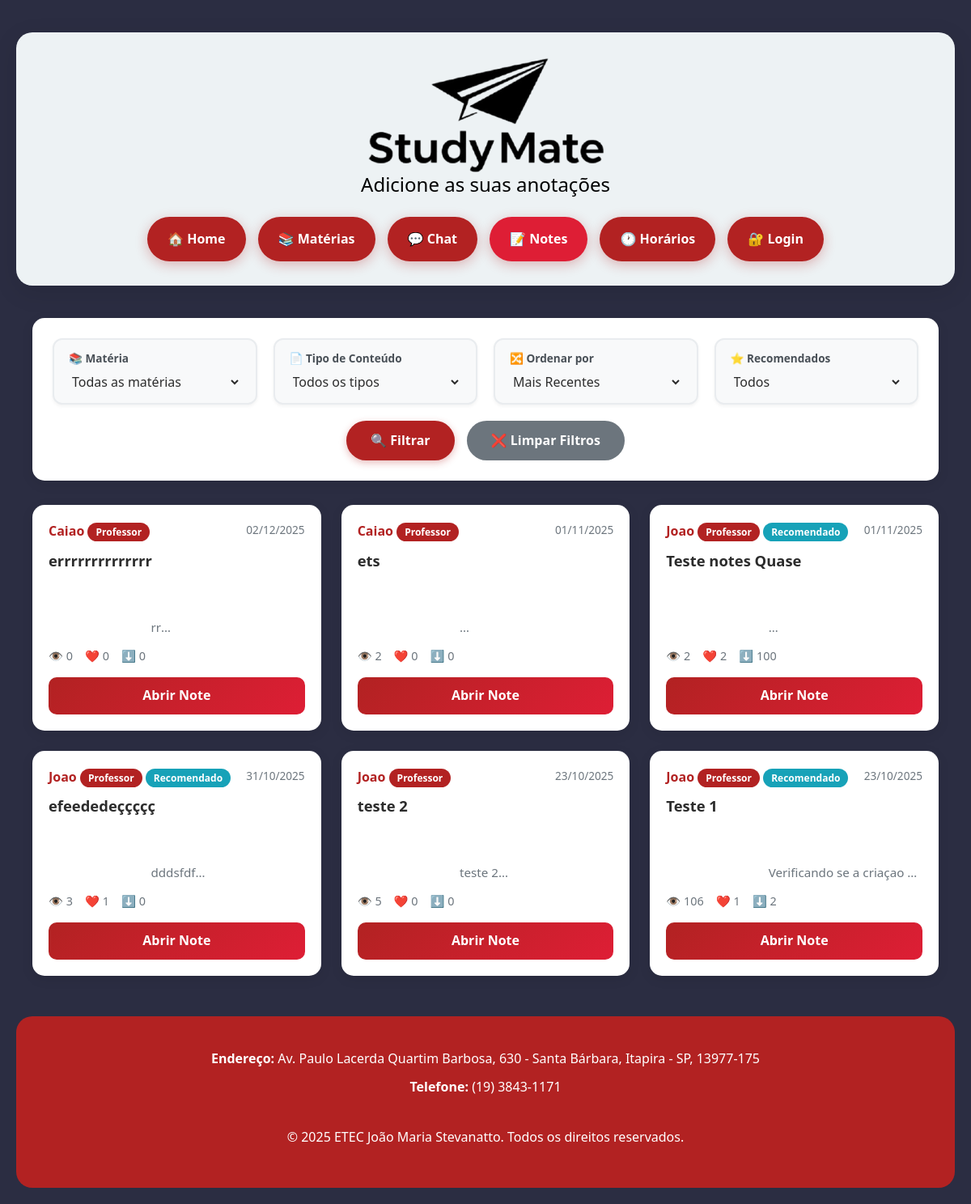
The app's page /notes/ with its own data.
### notes/models.py (models this page shows, shortened)
class Note(models.Model):
    FILE_TYPES = [
        ('DOC', 'Documento Word'),
        ('PDF', 'PDF'),
        ('PPT', 'Apresentação'),
        ('LINK', 'Link Externo'),
    ]
    author = models.ForeignKey(User, on_delete=models.CASCADE, related_name='notes', verbose_name='Autor')
    title = models.CharField(max_length=50, verbose_name='Título')
    description = models.TextField(max_length=400, blank=True, verbose_name='Descrição')
    file_type = models.CharField(max_length=10, choices=FILE_TYPES, verbose_name='Tipo')
    file = models.FileField(
        upload_to='notes_files/',
        null=True,
        blank=True,
        validators=[validate_file_size, validate_file_extension],
        verbose_name='Arquivo'
    )
    link = models.URLField(null=True, blank=True, verbose_name='Link')
    subject_new = models.ForeignKey(
        Materia,
        on_delete=models.SET_NULL,
        null=True,
        blank=True,
        verbose_name='Matéria',
        related_name='notes'
    )
    is_recommended = models.BooleanField(default=False, verbose_name='Recomendado')
    created_at = models.DateTimeField(default=timezone.now, verbose_name='Criado em')
    views = models.PositiveIntegerField(default=0, db_index=True, verbose_name='Visualizações')
    likes = models.PositiveIntegerField(default=0, db_index=True, verbose_name='Curtidas')
    downloads = models.PositiveIntegerField(default=0, db_index=True, verbose_name='Downloads')
    class Meta:
        ordering = ['-is_recommended', '-likes', '-views', '-downloads', '-created_at']
        verbose_name = 'Note'
        verbose_name_plural = 'Notes'
        indexes = [
            models.Index(fields=['-likes', '-views']),
            models.Index(fields=['subject_new']),
            models.Index(fields=['-created_at']),
        ]

### accounts/models.py (models this page shows, shortened)
class User(AbstractUser):
    USER_TYPE_CHOICES = (
        ('admin', 'Administrador'),
        ('professor', 'Professor'),
        ('aluno', 'Aluno'),  # Atualizado de 'estudante' para 'aluno'
    )
    user_type = models.CharField(
        max_length=20,
        choices=USER_TYPE_CHOICES,
        default='aluno',  # Atualizado
        verbose_name='Tipo de Usuário'
    )
    matricula = models.CharField(max_length=20, blank=True, null=True, verbose_name='Matrícula')
    telefone = models.CharField(max_length=15, blank=True, null=True, verbose_name='Telefone')
    first_login = models.BooleanField(default=True, verbose_name='Primeiro Login')
    class Meta:
        verbose_name = 'Usuário'
        verbose_name_plural = 'Usuários'

### notes/views.py (the view)
# urls.py: path('', views.notes_list, name='list'),
def notes_list(request):
    qs = Note.objects.select_related('author', 'subject_new').prefetch_related('comments')
    subject = request.GET.get('subject', '')
    file_type = request.GET.get('file_type', '')
    order = request.GET.get('order', 'recent')
    recommended = request.GET.get('recommended', '')
    if subject:
        qs = qs.filter(subject_new_id=subject)
    if file_type:
        qs = qs.filter(file_type=file_type)
    if recommended == 'true':
        qs = qs.filter(is_recommended=True)
    ordering_map = {
        'recent': '-created_at',
        'likes': '-likes',
        'views': '-views',
        'downloads': '-downloads'
    }
    qs = qs.order_by(ordering_map.get(order, '-created_at'))
    paginator = Paginator(qs, 12)
    page_number = request.GET.get('page', 1)
    page_obj = paginator.get_page(page_number)
    materias = Materia.objects.all().order_by('nome')
    context = {
        'page_obj': page_obj,
        'materias': materias,
        'file_types': Note.FILE_TYPES,
        'current_subject': subject,
        'current_file_type': file_type,
        'current_order': order,
    }
    return render(request, 'notes/notes_list.html', context)

### notes/templates/notes/notes_list.html (shortened to what this page needs)
<!DOCTYPE html>
<html lang="pt-br">
<head>
    {% load static %}
    <link href="https://cdn.jsdelivr.net/npm/bootstrap@5.3.0/dist/css/bootstrap.min.css" rel="stylesheet">
</head>
<body>
    <div class="container1">
        <div class="header">
            <img src="{% static 'study/img/logoStudyMate.png' %}" height="144px" width="293" alt="StudyMate Logo">
            <h4>Adicione as suas anotações</h4>
            <div class="nav">
                <a href="{% url 'study:home' %}">🏠 Home</a>
                <a href="{% url 'materias:home' %}" class="nav-btn">📚 Matérias</a>
                <a href="{% url 'chat:lista' %}">💬 Chat</a>
                <a href="{% url 'notes:list' %}" class="active">📝 Notes</a>
                <a href="{% url 'horarios:home' %}">🕐 Horários</a>
                {% if user.is_authenticated %}
                    <a href="{% url 'perfil:perfil' %}">👤 Perfil</a>
                {% else %}
                    <a href="{% url 'accounts:login' %}">🔐 Login</a>
                {% endif %}
            </div>
        </div>
        <div class="container">
            <div class="filters-section">
                <form method="get" id="filterForm">
                    <div class="filter-row">
                        <div class="filter-box">
                            <label>📚 Matéria</label>
                            <select name="subject" id="subjectFilter" class="filter-field">
                                <option value="">Todas as matérias</option>
                            </select>
                        </div>
                        <div class="filter-box">
                            <label>📄 Tipo de Conteúdo</label>
                            <select name="file_type" id="typeFilter" class="filter-field">
                                <option value="">Todos os tipos</option>
                            </select>
                        </div>
                        <div class="filter-box">
                            <label>🔀 Ordenar por</label>
                            <select name="order" id="orderFilter" class="filter-field">
                                <option value="recent" {% if current_order == 'recent' %}selected{% endif %}>Mais Recentes</option>
                            </select>
                        </div>
                        <div class="filter-box">
                            <label>⭐ Recomendados</label>
                            <select name="recommended" id="recommendedFilter" class="filter-field">
                                <option value="">Todos</option>
                            </select>
                        </div>
                    </div>
                    <div class="filter-actions" id="filterActions">
                        <button type="submit" class="btn-filter" id="btnFiltrar">🔍 Filtrar</button>
                        <a href="{% url 'notes:list' %}" class="btn-clear" id="btnLimpar">❌ Limpar Filtros</a>
                    </div>
                </form>
            </div>
            <div class="notes-grid">
                {% for note in page_obj %}
                    <div class="note-card">
                        <div class="note-header">
                            <div>
                                <span class="note-author">{{ note.author.username }}</span>
                                {% if note.author.user_type == 'professor' or note.author.is_staff %}
                                    <span class="badge-professor">Professor</span>
                                {% endif %}
                                {% if note.is_recommended %}
                                    <span class="badge-recommended">Recomendado</span>
                                {% endif %}
                            </div>
                            <span class="note-date">{{ note.created_at|date:"d/m/Y" }}</span>
                        </div>
                        <h3 class="note-title">{{ note.title }}</h3>
                        <p class="note-description">
                            {% if note.description %}
                                {{ note.description }}
                            {% else %}
                                <em>Sem descrição</em>
                            {% endif %}
                        </p>
                        <div class="note-metrics">
                            <span title="Visualizações">👁️ {{ note.views }}</span>
                            <span title="Curtidas">❤️ {{ note.likes }}</span>
                            <span title="Downloads">⬇️ {{ note.downloads }}</span>
                        </div>
                        <a href="{% url 'notes:detail' note.pk %}" class="btn-open-note">
                            Abrir Note
                        </a>
                    </div>
                {% endfor %}
            </div>
        </div>
        <footer>
                <p><strong>Endereço:</strong> Av. Paulo Lacerda Quartim Barbosa, 630 - Santa Bárbara, Itapira - SP, 13977-175</p>
                <p><strong>Telefone:</strong> (19) 3843-1171</p>
                <br>
                <p>&copy; 2025 ETEC João Maria Stevanatto. Todos os direitos reservados.</p>
            </footer>
    </div>
</body>
</html>

### notes/templates/notes/notes_list.html (style rules this page uses)
:root { --primary: rgb(178, 34, 34); --primary-dark: rgb(222, 30, 53); --background: rgb(43, 45, 66); --card-bg: #ffffff; }
* { margin: 0; padding: 0; box-sizing: border-box; }
body { font-family: 'Segoe UI', Tahoma, Geneva, Verdana, sans-serif; background: var(--background); min-height: 100vh; color: var(--text); line-height: 1.6; }
.header { background: rgb(237, 242, 244); backdrop-filter: blur(10px); border-radius: 20px; padding: 30px; margin: 20px auto; max-width: 1200px; box-shadow: 0 8px 30px rgba(0,0,0,0.1); text-align: center; }
.nav { display: flex; justify-content: center; gap: 15px; flex-wrap: wrap; margin-top: 25px; }
.nav a { background: var(--primary); color: white; text-decoration: none; padding: 15px 25px; border-radius: 50px; font-weight: 600; transition: all 0.3s ease; box-shadow: 0 4px 15px rgba(178, 34, 34, 0.3); display: inline-block; }
.nav a.active { background: var(--primary-dark); }
.container { max-width: 1200px; margin: 0 auto; padding: 20px; }
.filters-section { background: white; border-radius: 15px; padding: 25px; margin-bottom: 25px; box-shadow: 0 4px 15px rgba(0,0,0,0.08); }
.filter-row { display: grid; grid-template-columns: repeat(auto-fit, minmax(220px, 1fr)); gap: 20px; margin-bottom: 20px; }
.filter-box { background: #f8f9fa; border: 2px solid #e9ecef; border-radius: 12px; padding: 12px 18px; transition: all 0.3s ease; box-shadow: 0 2px 4px rgba(0,0,0,0.05); }
.filter-box label { display: block; font-size: 0.85rem; font-weight: 600; color: #495057; margin-bottom: 6px; }
.filter-box select { width: 100%; border: none; background: transparent; font-size: 1rem; color: #2c2c2c; outline: none; cursor: pointer; }
.filter-actions { display: none; gap: 15px; justify-content: center; }
.btn-filter { background: var(--primary); color: white; border: none; padding: 12px 30px; border-radius: 25px; font-weight: 600; cursor: pointer; transition: all 0.3s ease; box-shadow: 0 3px 10px rgba(178, 34, 34, 0.3); }
.btn-clear { background: #6c757d; color: white; border: none; padding: 12px 30px; border-radius: 25px; font-weight: 600; cursor: pointer; transition: all 0.3s ease; text-decoration: none; display: inline-block; }
.notes-grid { display: grid; grid-template-columns: repeat(auto-fill, minmax(280px, 1fr)); gap: 25px; margin-top: 30px; }
.note-card { background: white; border-radius: 15px; padding: 20px; box-shadow: 0 4px 15px rgba(0,0,0,0.08); transition: all 0.3s ease; display: flex; flex-direction: column; }
.note-header { display: flex; justify-content: space-between; align-items: flex-start; margin-bottom: 12px; }
.note-author { font-weight: 600; color: var(--primary); }
.badge-professor { background: var(--primary); color: white; padding: 3px 10px; border-radius: 12px; font-size: 0.75rem; font-weight: 600; }
.badge-recommended { background: #17a2b8; color: white; padding: 3px 10px; border-radius: 12px; font-size: 0.75rem; font-weight: 600; }
.note-date { font-size: 0.85rem; color: #6c757d; }
.note-title { font-size: 1.15rem; font-weight: 600; color: #2c2c2c; margin-bottom: 10px; overflow: hidden; text-overflow: ellipsis; display: -webkit-box; -webkit-line-clamp: 2; -webkit-box-orient: vertical; }
.note-description { color: #6c757d; font-size: 0.95rem; margin-bottom: 12px; flex-grow: 1; overflow: hidden; text-overflow: ellipsis; display: -webkit-box; -webkit-line-clamp: 3; -webkit-box-orient: vertical; white-space: pre-wrap; word-wrap: break-word; overflow-wrap: break-word; }
.note-metrics { display: flex; gap: 15px; font-size: 0.9rem; color: #6c757d; margin-bottom: 15px; }
.btn-open-note { background: linear-gradient(135deg, var(--primary) 0%, var(--primary-dark) 100%); color: white; border: none; padding: 10px; border-radius: 10px; font-weight: 600; text-align: center; text-decoration: none; display: block; transition: all 0.3s ease; }
.container1 { max-width: 1200px; margin: 0 auto; padding: 20px; }
footer { background: rgb(178, 34, 34); color: white; border-radius: 20px; padding: 40px; margin-top: 30px; text-align: center; }
footer p { margin-bottom: 10px; }

### records on screen
Note: author.username "Caiao", shows "Professor", created_at "02/12/2025", title "errrrrrrrrrrrrr", views "0", likes "0", downloads "0"
Note: author.username "Caiao", shows "Professor", created_at "01/11/2025", title "ets", views "2", likes "0", downloads "0"
Note: author.username "Joao", shows "Professor", is_recommended "Recomendado", created_at "01/11/2025", title "Teste notes Quase", views "2", likes "2", downloads "100"
Note: author.username "Joao", shows "Professor", is_recommended "Recomendado", created_at "31/10/2025", title "efeededeççççç", views "3", likes "1", downloads "0"
Note: author.username "Joao", shows "Professor", created_at "23/10/2025", title "teste 2", description "teste…", views "5", likes "0", downloads "0"
Note: author.username "Joao", shows "Professor", is_recommended "Recomendado", created_at "23/10/2025", title "Teste 1", description "Verificando se a…", views "106", likes "1", downloads "2"
